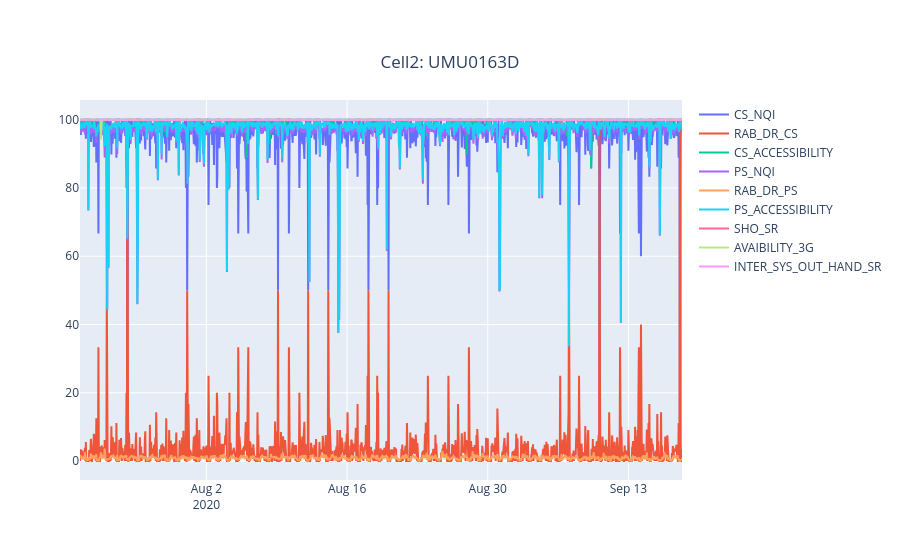

The notebook cell this image was saved under:
### Code cell
fig = go.Figure()

fig.add_trace(go.Scatter(x=data_cell2['DATETIME'], y=data_cell2['CS_NQI'], name='CS_NQI'))
fig.add_trace(go.Scatter(x=data_cell2['DATETIME'], y=data_cell2['RAB_DR_CS'], name='RAB_DR_CS'))
fig.add_trace(go.Scatter(x=data_cell2['DATETIME'], y=data_cell2['CS_ACCESSIBILITY'], name='CS_ACCESSIBILITY'))

fig.add_trace(go.Scatter(x=data_cell2['DATETIME'], y=data_cell2['PS_NQI'], name='PS_NQI'))
fig.add_trace(go.Scatter(x=data_cell2['DATETIME'], y=data_cell2['RAB_DR_PS'], name='RAB_DR_PS'))
fig.add_trace(go.Scatter(x=data_cell2['DATETIME'], y=data_cell2['PS_ACCESSIBILITY'], name='PS_ACCESSIBILITY'))

fig.add_trace(go.Scatter(x=data_cell2['DATETIME'], y=data_cell2['SHO_SR'], name='SHO_SR'))
fig.add_trace(go.Scatter(x=data_cell2['DATETIME'], y=data_cell2['AVAIBILITY_3G'], name='AVAIBILITY_3G'))
fig.add_trace(go.Scatter(x=data_cell2['DATETIME'], y=data_cell2['INTER_SYS_OUT_HAND_SR'], name='INTER_SYS_OUT_HAND_SR'))

fig.update_layout(
    title={
        'text': f"Cell2: {cell2}", 'y':0.9,'x':0.5,
    })

### Figure 1 — Plotly figure (JSON) as saved in the notebook; plotly's stock layout.template omitted (floating-point values rounded to 4 significant figures; data arrays with more than 128 entries replaced by an {"elided": "..."} marker saying what was removed)
{"data": [{"name": "CS_NQI", "type": "scatter", "x": {"elided": "2878 str values"}, "y": {"elided": "2878 float values"}}, {"name": "RAB_DR_CS", "type": "scatter", "x": {"elided": "2878 str values"}, "y": {"elided": "2878 float values"}}, {"name": "CS_ACCESSIBILITY", "type": "scatter", "x": {"elided": "2878 str values"}, "y": {"elided": "2878 float values"}}, {"name": "PS_NQI", "type": "scatter", "x": {"elided": "2878 str values"}, "y": {"elided": "2878 float values"}}, {"name": "RAB_DR_PS", "type": "scatter", "x": {"elided": "2878 str values"}, "y": {"elided": "2878 float values"}}, {"name": "PS_ACCESSIBILITY", "type": "scatter", "x": {"elided": "2878 str values"}, "y": {"elided": "2878 float values"}}, {"name": "SHO_SR", "type": "scatter", "x": {"elided": "2878 str values"}, "y": {"elided": "2878 float values"}}, {"name": "AVAIBILITY_3G", "type": "scatter", "x": {"elided": "2878 str values"}, "y": {"elided": "2878 float values"}}, {"name": "INTER_SYS_OUT_HAND_SR", "type": "scatter", "x": {"elided": "2878 str values"}, "y": {"elided": "2878 int values"}}], "layout": {"title": {"text": "Cell2: UMU0163D", "x": 0.5, "y": 0.9}}}
